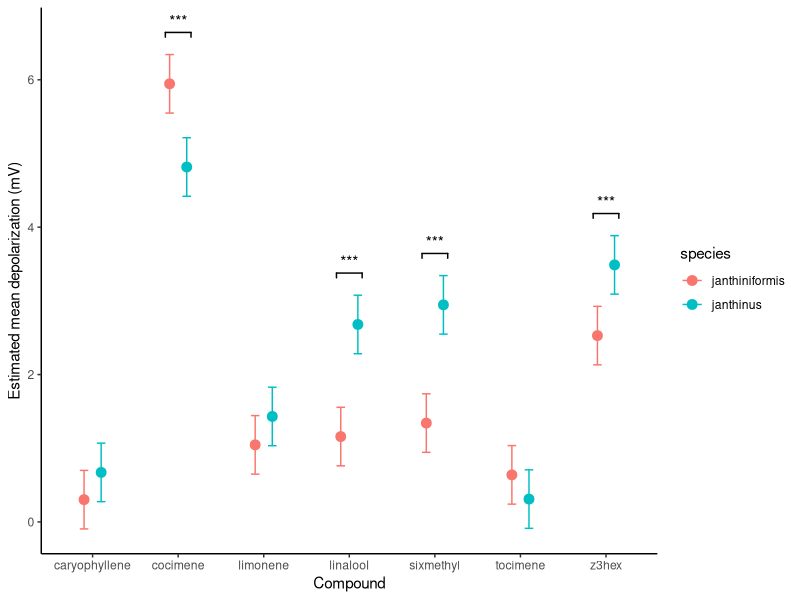

Write R code to recreate this figure.
# =============================================================
# EAG Depolarization Analysis
# Mecinus janthinus vs. M. janthiniformis compound response
# Linear mixed model with pairwise emmeans contrasts
# =============================================================

library(readxl)
library(dplyr)
library(tidyr)
library(lme4)
library(lmerTest)
library(emmeans)
library(ggplot2)
library(ggsignif)

# -------------------------------------------------------------
# 1. Load data
# -------------------------------------------------------------

depol_data <-
  read_excel("data/EAG/depolarizations.xlsx",
             sheet = "compound response") %>%
  dplyr::select(species, plant, compound, run1:run5)

# -------------------------------------------------------------
# 2. Clean and reshape
# Each row is one species x plant x compound combination.
# run1:run5 are individual depolarization recordings (mV above
# baseline); pivot to long format for modeling.
# -------------------------------------------------------------

depol_long <- depol_data %>%
  filter(!is.na(species), !is.na(compound),
         species != "test", compound != "test") %>%
  pivot_longer(cols      = starts_with("run"),
               names_to  = "run",
               values_to = "depol") %>%
  mutate(species   = as.factor(species),
         compound  = as.factor(compound),
         plant     = as.factor(plant),
         weevil_id = as.factor(paste(species, plant, run, sep = "_")))
depol_long %>%
  distinct(weevil_id) %>%
  nrow()
depol_long %>%
  distinct(species, plant, run) %>%
  count(species, plant)
# -------------------------------------------------------------
# 3. Fit linear mixed model
# Fixed effects: species * compound (full factorial)
# Random effect: plant (individual replicate, not a treatment)
# -------------------------------------------------------------

mod <- lmer(depol ~ species * compound + (1 | weevil_id), 
            data = depol_long)


summary(mod)
VarCorr(mod)

# Type III F-tests via Satterthwaite approximation
anova(mod)

# -------------------------------------------------------------
# 4. Pairwise emmeans contrasts
# Compare species within each compound; Holm adjustment for
# 7 simultaneous tests (one per compound)
# -------------------------------------------------------------

emm <- emmeans(mod, pairwise ~ species | compound)

summary(emm$contrasts, infer = TRUE, adjust = "holm")

# -------------------------------------------------------------
# 5. Build annotation data frame for significance brackets
# -------------------------------------------------------------

emm_means      <- as.data.frame(emm$emmeans)
compound_levels <- levels(emm_means$compound)

annot_df <- summary(emm$contrasts, infer = TRUE, adjust = "holm") %>%
  as.data.frame() %>%
  mutate(
    sig_label = case_when(
      p.value < 0.001 ~ "***",
      p.value < 0.01  ~ "**",
      p.value < 0.05  ~ "*",
      TRUE            ~ "ns"
    )
  ) %>%
  filter(sig_label != "ns") %>%
  left_join(
    emm_means %>%
      group_by(compound) %>%
      summarise(y_pos = max(upper.CL) + 0.3, .groups = "drop"),
    by = "compound"
  ) %>%
  mutate(x_num = as.numeric(factor(compound, levels = compound_levels)))

# -------------------------------------------------------------
# 6. Plot estimated marginal means with significance brackets
# -------------------------------------------------------------

ggplot(emm_means,
       aes(x = compound, y = emmean, color = species, group = species)) +
  geom_point(position = position_dodge(0.4), size = 3) +
  geom_errorbar(aes(ymin = lower.CL, ymax = upper.CL),
                position = position_dodge(0.4), width = 0.2) +
  geom_signif(
    xmin        = annot_df$x_num - 0.15,
    xmax        = annot_df$x_num + 0.15,
    annotations = annot_df$sig_label,
    y_position  = annot_df$y_pos,
    tip_length  = 0.01,
    textsize    = 4,
    color       = "black"
  ) +
  labs(y = "Estimated mean depolarization (mV)",
       x = "Compound") +
  theme_classic()
